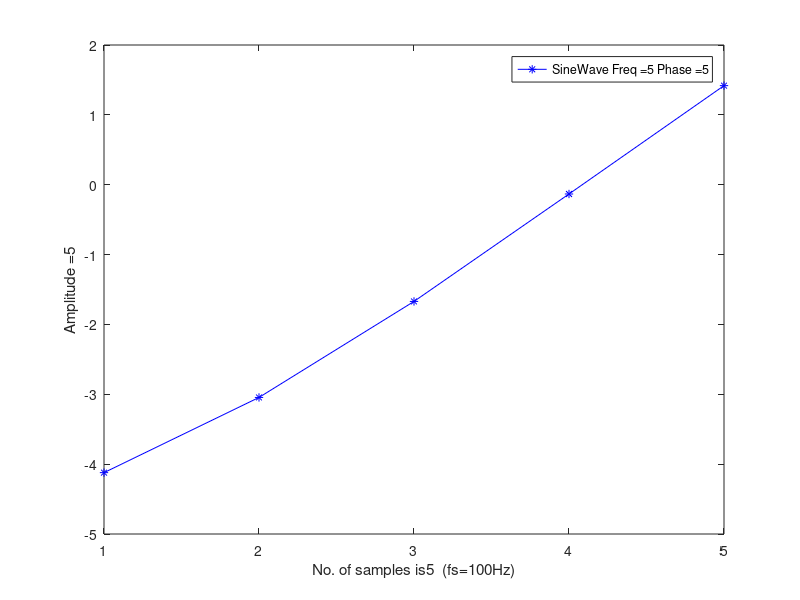

This figure's MATLAB source:
% Manoj Gulati
% PhD-1327
% Wireless System Implementation
% Task-2: Generate Sine Wave with User Defined Input

clear all;
close all;

prompt = 'Enter the frequency of sine wave?';
f = input(prompt);

prompt = 'Enter the phase of sine wave?';
phase = input(prompt);

prompt = 'Enter the amplitude of sine wave?';
amp = input(prompt);

prompt = 'Enter the number of samples to be visualized for sine wave?';
N = input(prompt);

% No of samples to be visualized
t=[1:1:N];
% Sampling frequency
fs=f*20;

% plot for visualization of generated sine wave
plot(amp*sin(2*pi*f/fs*t+phase),'b-*');
ylabel(strcat('Amplitude = ',int2str(max(t))))
xlabel(strcat('No. of samples is ', int2str(max(t)),'  (fs=',int2str(fs),'Hz)'));
legend(strcat('SineWave Freq = ',int2str(max(f)),' Phase = ',int2str(max(phase))));